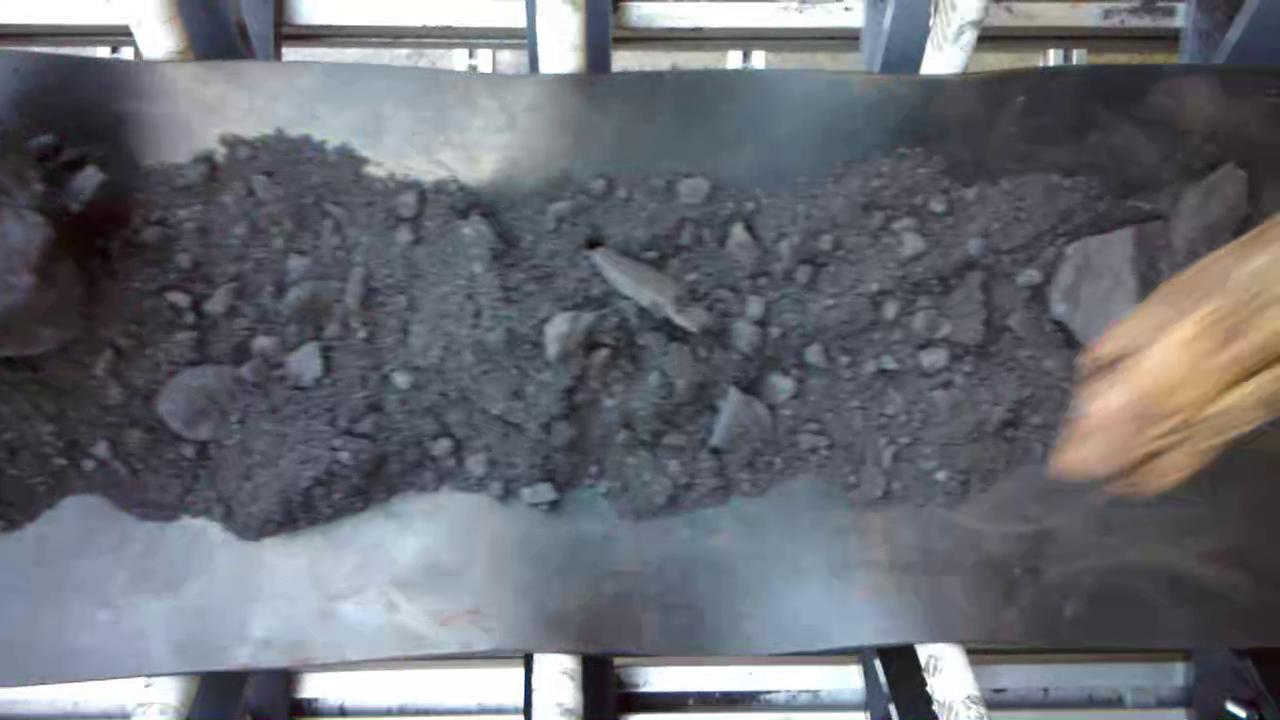
#> input picture deep_learning_practice_tasks1_2/deep_learning_practice_project/data/yolo_unknown_eval/images/train/2440-boardcamera_iron_ore_7_wood_png.rf.1fa881f14ee82778dc1e60131fea6703.jpg, 1280 x 720 px
$ python annotate_yiwu.py
#> lines starting #> are read from the running program, lines starting #| are printed output that depends on the picture; after the words box and inside, x2 and y2 are one past the last pixel; in counts of white or black regions, pixels touching at a corner belong together
### deep_learning_practice_tasks1_2/deep_learning_practice_project/project_config.py
from __future__ import annotations

import os
import re
from pathlib import Path


PROJECT_ROOT = Path(__file__).resolve().parent
CONFIG_DIR = PROJECT_ROOT / "config"
DATA_DIR = PROJECT_ROOT / "data"
OUTPUTS_DIR = PROJECT_ROOT / "outputs"
RUNS_DIR = PROJECT_ROOT / "runs"
_PORTABLE_PROJECT_DIRS = (
    "config",
    "data",
    "models",
    "outputs",
    "runs",
    "static",
    "templates",
)
_LEGACY_RELOCATABLE_DIRS = ("outputs",)


# [75 lines left out: functions portable_project_path, resolve_runtime_path, not called in this run]


def resolve_project_path(path_value: str | Path | None, default: str | Path | None = None) -> Path:
    raw_value = path_value if path_value not in (None, "") else default
    if raw_value is None:
        raise ValueError("path_value and default cannot both be empty")

    path = Path(os.path.expandvars(str(raw_value))).expanduser()
    if path.is_absolute():
        return path
    return PROJECT_ROOT / path


def env_path(env_name: str, default: str | Path) -> Path:
    return resolve_project_path(os.getenv(env_name), default)


def env_text(env_name: str, default: str) -> str:
    return os.getenv(env_name, default)


YOLO_DATA_DIR = env_path("YOLO_DATA_DIR", DATA_DIR / "yolo_yiwu")
YOLO_RUN_DIR = env_path("YOLO_RUN_DIR", RUNS_DIR / "yolo")
YOLO_RUN_NAME = env_text("YOLO_RUN_NAME", "yiwu_yolov8s_4class")
YOLO_MODEL_PATH = env_path(
    "YOLO_MODEL_PATH",
    YOLO_RUN_DIR / YOLO_RUN_NAME / "weights" / "best.pt",
)
YOLO_DEVICE = env_text("YOLO_DEVICE", "").strip()
VIDEO_SOURCES_PATH = env_path(
    "VIDEO_SOURCES_PATH",
    CONFIG_DIR / "video_sources.json",
)

### deep_learning_practice_tasks1_2/deep_learning_practice_project/task2_yolo/annotate_yiwu.py
from __future__ import annotations

# Allow running this file directly from PyCharm or the command line.
import sys
from pathlib import Path as _PathForSys

PROJECT_ROOT = _PathForSys(__file__).resolve().parents[1]
if str(PROJECT_ROOT) not in sys.path:
    sys.path.insert(0, str(PROJECT_ROOT))

import argparse
import shutil
from pathlib import Path
from typing import List, Tuple

import cv2
import numpy as np

from project_config import DATA_DIR
from task2_yolo.yolo_config import (
    CLASS_DISPLAY_NAMES,
    CLASS_ID_TO_NAME,
    CLASS_NAME_TO_ID,
    CLASS_NAMES,
    YOLO_DATA_DIR,
)


IMAGE_EXTS = {".jpg", ".jpeg", ".png", ".bmp", ".webp"}
Box = Tuple[int, int, int, int, int]
UNKNOWN_EVAL_CLASS_ID = -1
CLASS_COLORS = {
    UNKNOWN_EVAL_CLASS_ID: (180, 180, 180),
    CLASS_NAME_TO_ID["stone"]: (64, 64, 255),
    CLASS_NAME_TO_ID["plastic"]: (0, 200, 255),
    CLASS_NAME_TO_ID["metal"]: (255, 128, 0),
    CLASS_NAME_TO_ID["wood"]: (0, 180, 80),
}
KEY_TO_CLASS_ID = {
    ord("1"): CLASS_NAME_TO_ID["stone"],
    ord("2"): CLASS_NAME_TO_ID["plastic"],
    ord("3"): CLASS_NAME_TO_ID["metal"],
    ord("4"): CLASS_NAME_TO_ID["wood"],
    ord("5"): UNKNOWN_EVAL_CLASS_ID,
}


def imread_unicode(path: Path):
    """Read images from paths that may contain Chinese characters on Windows."""
    data = np.fromfile(str(path), dtype=np.uint8)
    if data.size == 0:
        return None
    return cv2.imdecode(data, cv2.IMREAD_COLOR)


def class_label(class_id: int) -> str:
    if class_id == UNKNOWN_EVAL_CLASS_ID:
        return "eval:未知异物"
    name = CLASS_ID_TO_NAME.get(class_id, f"invalid-{class_id}")
    display = CLASS_DISPLAY_NAMES.get(name, name)
    return f"{class_id}:{display}"


class YoloAnnotator:
    def __init__(
        self,
        data_dir: Path,
        split: str,
        start: int = 0,
        max_window_w: int = 1280,
        max_window_h: int = 800,
        unknown_dir: Path = DATA_DIR / "yolo_unknown_eval",
        only_missing_labels: bool = False,
        only_unlabeled: bool = False,
    ):
        self.data_dir = data_dir
        self.split = split
        self.unknown_dir = unknown_dir

        self.image_dir = data_dir / "images" / split
        self.label_dir = data_dir / "labels" / split
        self.label_dir.mkdir(parents=True, exist_ok=True)

        if not self.image_dir.exists():
            raise RuntimeError(f"Image directory does not exist: {self.image_dir}")

        self.images = sorted(
            [p for p in self.image_dir.iterdir() if p.suffix.lower() in IMAGE_EXTS]
        )

        if not self.images:
            raise RuntimeError(f"No images found: {self.image_dir}")

        if only_missing_labels or only_unlabeled:
            filtered_images = []
            for image_path in self.images:
                label_path = self.yolo_label_path(image_path)
                if only_missing_labels and not label_path.exists():
                    filtered_images.append(image_path)
                    continue
                if only_unlabeled:
                    if not label_path.exists():
                        filtered_images.append(image_path)
                        continue
                    if not label_path.read_text(encoding="utf-8").strip():
                        filtered_images.append(image_path)
            self.images = filtered_images

        if not self.images:
            raise RuntimeError("No images matched the selected annotation filter")

        self.idx = max(0, min(start, len(self.images) - 1))
        self.max_window_w = max_window_w
        self.max_window_h = max_window_h

        self.current_class_id = CLASS_NAME_TO_ID["stone"]
        self.boxes: List[Box] = []
        self.drawing = False
        self.start_xy = (0, 0)
        self.current_xy = (0, 0)

        self.scale = 1.0
        self.image = None
        self.win_name = (
            "Annotate foreign objects: 1 stone | 2 plastic | 3 metal | "
            "4 wood | 5 unknown(eval only) | drag | right-click reclassify | s save | "
            "n none | u undo | r reset | q quit"
        )

        print(f"Dataset: {self.data_dir}")
        print(f"Current split: {self.split}")
        print(f"Images: {self.image_dir}")
        print(f"Labels: {self.label_dir}")
        print(f"Found {len(self.images)} images")
        if only_missing_labels:
            print("Filter: only images without label files")
        if only_unlabeled:
            print("Filter: only images with missing or empty labels")
        print("Classes:")
        for class_id, name in enumerate(CLASS_NAMES):
            print(f"  {class_id}: {CLASS_DISPLAY_NAMES.get(name, name)}")
        print("Controls:")
        print("  1-4: select known type (saved as YOLO class IDs 0-3)")
        print("  5: select unknown; saving moves the whole image to unknown_eval")
        print("  Mouse drag: draw a box using the selected type")
        print("  Right click inside a box: change that box to the selected type")
        print("  s: save current image and go next")
        print("  n: save empty label for no foreign object")
        print("  u: undo last box")
        print("  r: clear all boxes in current image")
        print("  q: quit")

    def yolo_label_path(self, image_path: Path) -> Path:
        return self.label_dir / f"{image_path.stem}.txt"

    def load_existing_boxes(self, image_path: Path, w: int, h: int) -> List[Box]:
        label_path = self.yolo_label_path(image_path)
        boxes: List[Box] = []

        if not label_path.exists():
            return boxes

        text = label_path.read_text(encoding="utf-8").strip()
        if not text:
            return boxes

        for line in text.splitlines():
            parts = line.strip().split()
            if len(parts) != 5:
                continue

            cls, xc, yc, bw, bh = map(float, parts)
            class_id = int(cls)
            if class_id not in CLASS_ID_TO_NAME:
                print(f"Skipped invalid class ID {class_id}: {label_path}")
                continue

            x1 = int((xc - bw / 2) * w)
            y1 = int((yc - bh / 2) * h)
            x2 = int((xc + bw / 2) * w)
            y2 = int((yc + bh / 2) * h)

            boxes.append((class_id, x1, y1, x2, y2))

        return boxes

    # [59 lines left out: function save_boxes, not called in this run]

    def image_to_display(self, img):
        h, w = img.shape[:2]
        self.scale = min(self.max_window_w / w, self.max_window_h / h, 1.0)

        if self.scale < 1.0:
            return cv2.resize(img, (int(w * self.scale), int(h * self.scale)))

        return img.copy()

    def to_original_xy(self, x: int, y: int) -> Tuple[int, int]:
        return int(x / self.scale), int(y / self.scale)

    def draw_overlay(self):
        disp = self.image_to_display(self.image)

        for class_id, x1, y1, x2, y2 in self.boxes:
            color = CLASS_COLORS.get(class_id, (0, 255, 0))
            cv2.rectangle(
                disp,
                (int(x1 * self.scale), int(y1 * self.scale)),
                (int(x2 * self.scale), int(y2 * self.scale)),
                color,
                2,
            )
            cv2.putText(
                disp,
                class_label(class_id),
                (int(x1 * self.scale), max(20, int(y1 * self.scale) - 5)),
                cv2.FONT_HERSHEY_SIMPLEX,
                0.7,
                color,
                2,
            )

        if self.drawing:
            x1, y1 = self.start_xy
            x2, y2 = self.current_xy
            color = CLASS_COLORS.get(self.current_class_id, (255, 0, 0))
            cv2.rectangle(disp, (x1, y1), (x2, y2), color, 2)

        text = (
            f"{self.idx + 1}/{len(self.images)}  {self.images[self.idx].name}  "
            f"boxes={len(self.boxes)}  current={class_label(self.current_class_id)}"
        )
        cv2.putText(
            disp,
            text,
            (10, 25),
            cv2.FONT_HERSHEY_SIMPLEX,
            0.7,
            (0, 0, 255),
            2,
        )

        return disp

    # [37 lines left out: function on_mouse, not called in this run]

    def handle_class_key(self, key: int) -> bool:
        if key not in KEY_TO_CLASS_ID:
            return False
        self.current_class_id = KEY_TO_CLASS_ID[key]
        print(f"Selected class: {self.current_class_id} {class_label(self.current_class_id)}")
        return True

    def run(self):
        cv2.namedWindow(self.win_name, cv2.WINDOW_NORMAL)
        cv2.setMouseCallback(self.win_name, self.on_mouse)

        while self.idx < len(self.images):
            image_path = self.images[self.idx]
            self.image = imread_unicode(image_path)

            if self.image is None:
                print(f"Read failed, skipping: {image_path}")
                self.idx += 1
                continue

            h, w = self.image.shape[:2]
            self.boxes = self.load_existing_boxes(image_path, w, h)

            while True:
                cv2.imshow(self.win_name, self.draw_overlay())
                key = cv2.waitKey(20) & 0xFF

                if self.handle_class_key(key):
                    continue

                if key == ord("s"):
                    self.save_boxes(image_path, w, h)
                    self.idx += 1
                    break

                if key == ord("n"):
                    self.boxes = []
                    self.save_boxes(image_path, w, h)
                    self.idx += 1
                    break

                if key == ord("u") and self.boxes:
                    self.boxes.pop()

                if key == ord("r"):
                    self.boxes = []

                if key == ord("q"):
                    cv2.destroyAllWindows()
                    print("Annotation tool exited.")
                    return

        cv2.destroyAllWindows()
        print("All images annotated.")


def main():
    parser = argparse.ArgumentParser(
        description="Manual YOLO annotation tool for typed foreign objects"
    )
    parser.add_argument("--data_dir", type=Path, default=YOLO_DATA_DIR)
    parser.add_argument("--split", type=str, default="train", choices=["train", "val", "test"])
    parser.add_argument("--start", type=int, default=0)
    parser.add_argument(
        "--unknown-dir",
        type=Path,
        default=DATA_DIR / "yolo_unknown_eval",
        help="含 unknown 框的整图归档目录",
    )
    parser.add_argument(
        "--only-missing-labels",
        action="store_true",
        help="Only annotate images whose label file does not exist",
    )
    parser.add_argument(
        "--only-unlabeled",
        action="store_true",
        help="Only annotate images whose label file is missing or empty",
    )
    args = parser.parse_args()

    if args.only_missing_labels and args.only_unlabeled:
        parser.error("--only-missing-labels and --only-unlabeled cannot be used together")

    YoloAnnotator(
        args.data_dir,
        args.split,
        args.start,
        unknown_dir=args.unknown_dir,
        only_missing_labels=args.only_missing_labels,
        only_unlabeled=args.only_unlabeled,
    ).run()
#> in imread_unicode, returned value is the input picture: shape (720, 1280, 3); mean B, G, R 116, 108.8, 106.2
#> in draw_overlay, `cv2.putText( disp, text, (10, 25), cv2.FONT_HERSHEY_SIMPLEX, 0.7, (0, ..`:
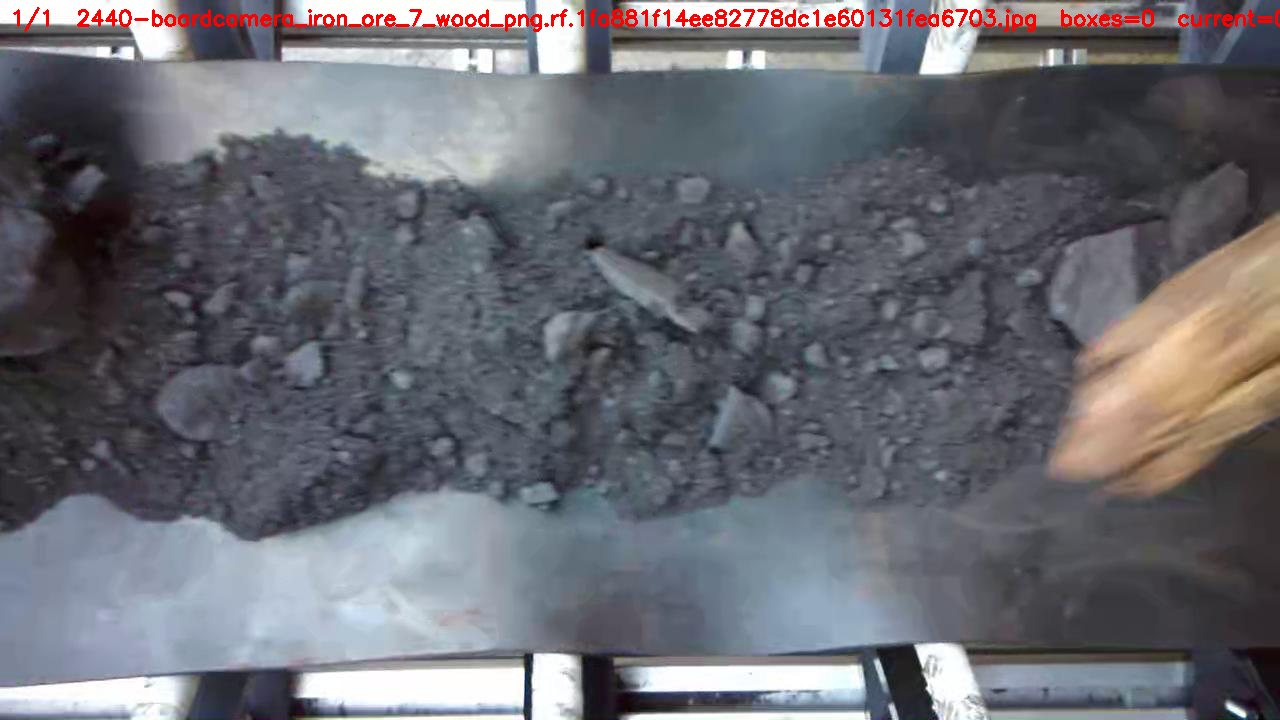
#> disp: shape (720, 1280, 3); 0.88% of pixels changed, all inside (x1, y1, x2, y2) = (13, 7, 1280, 32)
#> (key q is pressed here)


if __name__ == "__main__":
    main()
